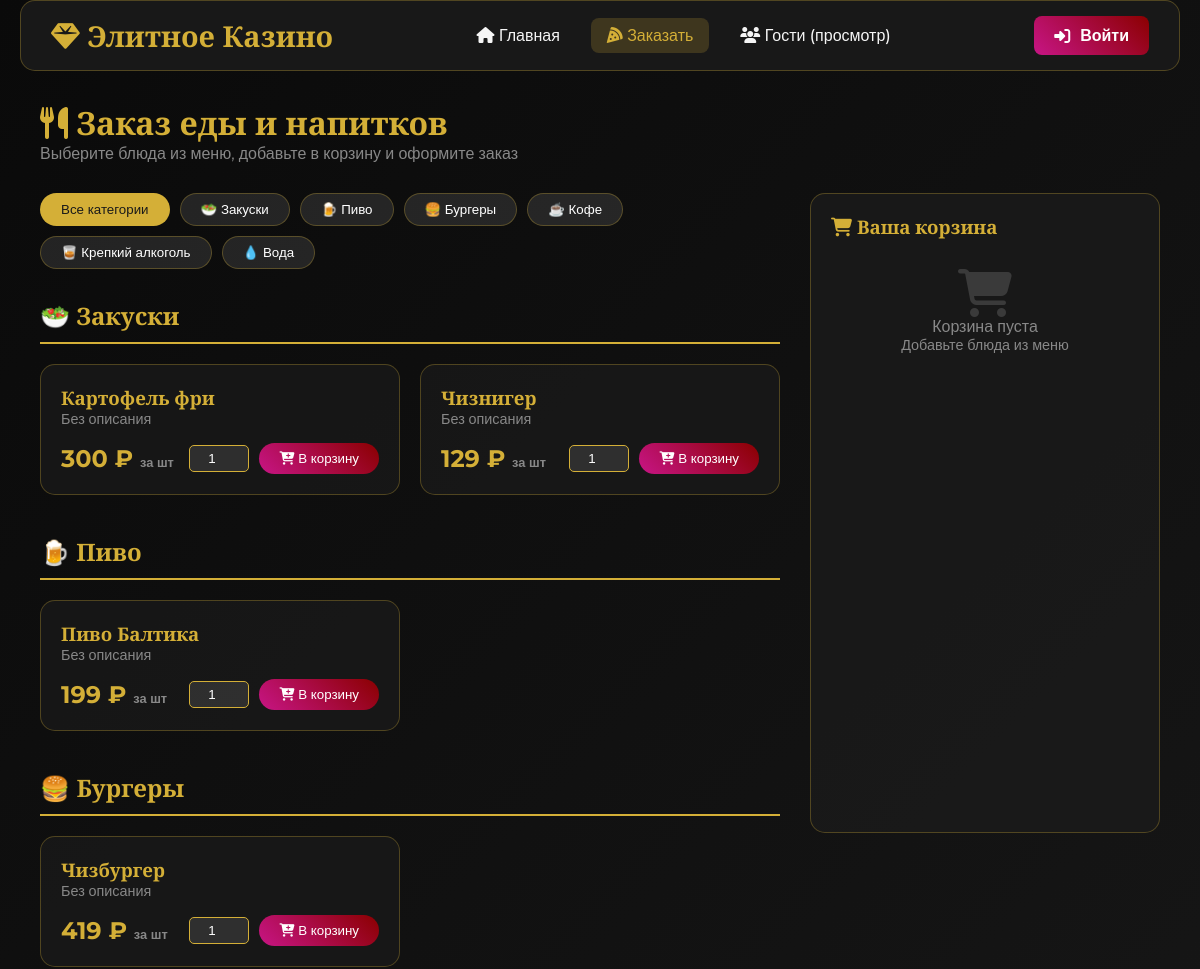
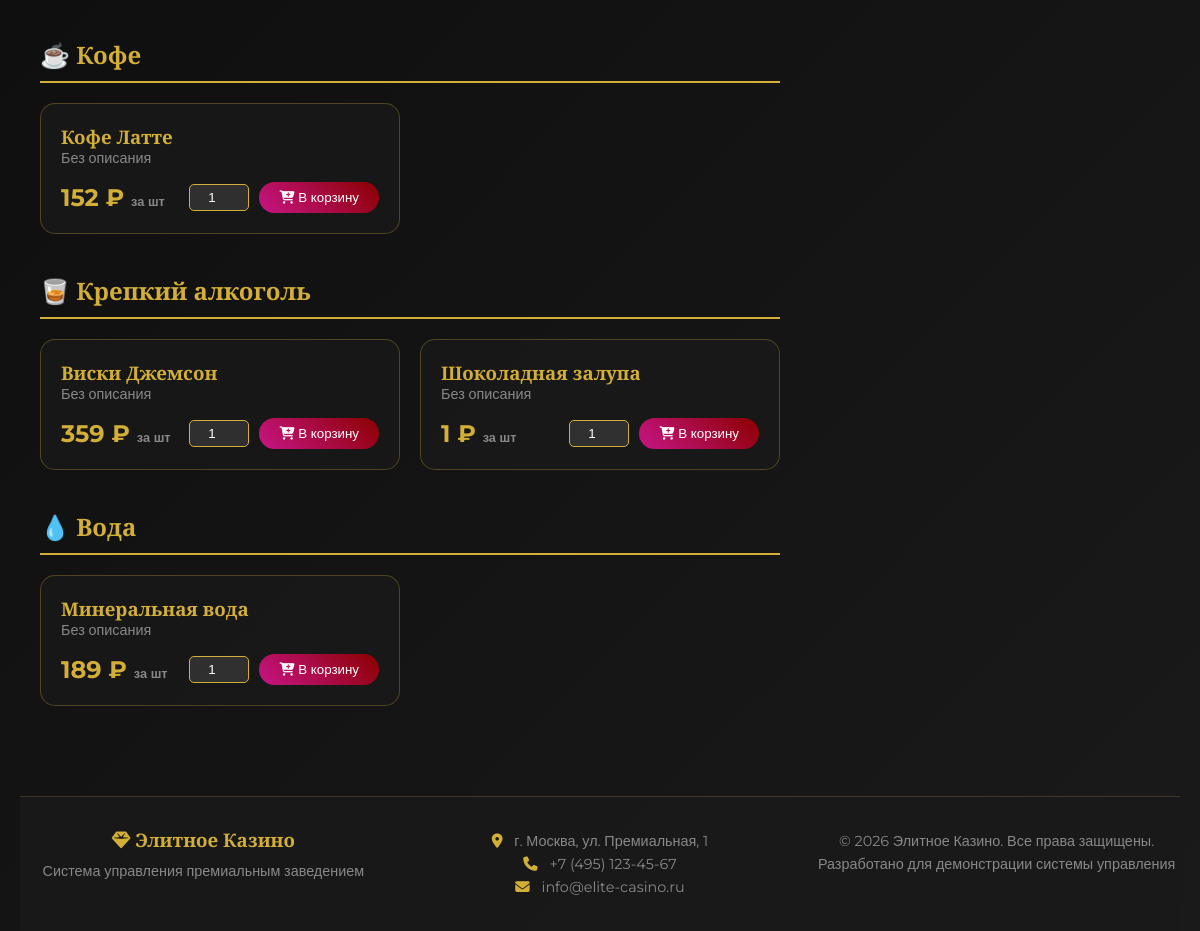
Page /casino_bar/menu_guest.php on the committed database (2 pictures, top to bottom).
### tables this page shows
CREATE TABLE `menu_items` (
  `id` int(11) NOT NULL COMMENT 'Уникальный идентификатор товара',
  `name` varchar(100) NOT NULL COMMENT 'Наименование товара',
  `category` varchar(50) NOT NULL COMMENT 'Категория',
  `price` decimal(10,2) NOT NULL COMMENT 'Розничная цена для гостей',
  `stock_quantity` int(11) NOT NULL COMMENT 'Количество товара в наличии на складе',
  `cost_price` decimal(10,2) DEFAULT NULL COMMENT 'Себестоимость товара',
  `is_available` tinyint(1) DEFAULT 1 COMMENT 'Доступность товара для заказа'
);

### casino_bar/menu_guest.php (the view, shortened to what this page needs)
<?php
require_once 'header.php';
$cart = $_SESSION['cart'] ?? [];
$menu_items = [];
try {
    $stmt = $pdo->query("SELECT * FROM menu_items WHERE is_available = 1 ORDER BY category, name");
    $menu_items = $stmt->fetchAll();
} catch (Exception $e) {
    $error = 'Ошибка загрузки меню: ' . $e->getMessage();
}
$items_by_category = [];
foreach ($menu_items as $item) {
    $category = $item['category'];
    if (!isset($items_by_category[$category])) {
        $items_by_category[$category] = [];
    }
    $items_by_category[$category][] = $item;
}
$categoryNames = [
    'alcohol' => '🍷 Алкогольные напитки',
    'beer' => '🍺 Пиво',
    'wine' => '🍷 Вино',
    'spirits' => '🥃 Крепкий алкоголь',
    'cocktails' => '🍸 Коктейли',
    'soft' => '🥤 Безалкогольные напитки',
    'juices' => '🧃 Соки',
    'water' => '💧 Вода',
    'soda' => '🥤 Газировка',
    'hot' => '☕ Горячие напитки',
    'coffee' => '☕ Кофе',
    'tea' => '🍵 Чай',
    'appetizers' => '🥗 Закуски',
    'hot_dishes' => '🍲 Горячие блюда',
    'desserts' => '🍰 Десерты',
    'snacks' => '🍿 Снеки',
    'salads' => '🥗 Салаты',
    'soups' => '🍜 Супы',
    'pasta' => '🍝 Паста',
    'pizza' => '🍕 Пицца',
    'burgers' => '🍔 Бургеры',
    'fish' => '🐟 Рыба',
    'meat' => '🥩 Мясо',
    'garnish' => '🍚 Гарниры'
];
?>
<div class="container">
    <h1><i class="fas fa-utensils"></i> Заказ еды и напитков</h1>
    <p style="color: var(--secondary-light); margin-bottom: 30px;">Выберите блюда из меню, добавьте в корзину и оформите заказ</p>
    <div class="two-column-layout">
        <div>
            <div class="category-filter">
                <button class="filter-btn active" data-category="all">Все категории</button>
                <?php foreach (array_keys($items_by_category) as $cat): ?>
                    <button class="filter-btn" data-category="<?php echo $cat; ?>">
                        <?php echo $categoryNames[$cat] ?? ucfirst($cat); ?>
                    </button>
                <?php endforeach; ?>
            </div>
            <?php foreach ($items_by_category as $category => $items): ?>
                <div class="category-section" data-category="<?php echo $category; ?>">
                    <h2 class="category-title"><?php echo $categoryNames[$category] ?? ucfirst($category); ?></h2>
                    <div class="menu-grid">
                        <?php foreach ($items as $item): ?>
                            <div class="menu-item-card">
                                <h3><?php echo htmlspecialchars($item['name']); ?></h3>
                                <p style="color: var(--secondary-light); font-size: 0.9rem;">
                                    <?php echo htmlspecialchars($item['description'] ?? 'Без описания'); ?>
                                </p>
                                <div style="display: flex; justify-content: space-between; align-items: center; margin-top: 15px;">
                                    <div class="menu-item-price">
                                        <?php echo number_format($item['price'], 0); ?> ₽
                                        <small>за шт</small>
                                    </div>
                                    <form method="GET" action="menu_guest.php" style="display: flex; gap: 10px; align-items: center;">
                                        <input type="number" name="quantity" value="1" min="1" max="99" style="width: 60px; padding: 5px; background: rgba(255,255,255,0.1); border: 1px solid var(--accent); border-radius: 5px; color: white; text-align: center;">
                                        <button type="submit" class="add-to-cart-btn">
                                            <i class="fas fa-cart-plus"></i> В корзину
                                        </button>
                                    </form>
                                </div>
                            </div>
                        <?php endforeach; ?>
                    </div>
                </div>
            <?php endforeach; ?>
        </div>
        <div class="cart-sidebar" id="cart">
            <h3><i class="fas fa-shopping-cart"></i> Ваша корзина</h3>
            <?php if (!empty($cart)): ?>
                <form method="POST">
                    <?php foreach ($cart as $item_id => $item): ?>
                        <div class="cart-item">
                            <div class="cart-item-info">
                                <div class="cart-item-name"><?php echo htmlspecialchars($item['name']); ?></div>
                                <div class="cart-item-price"><?php echo number_format($item['price'], 0); ?> ₽</div>
                            </div>
                            <div class="cart-item-quantity">
                                <input type="number" name="quantity[<?php echo $item_id; ?>]" value="<?php echo $item['quantity']; ?>" min="0" max="99" class="quantity-input" onchange="this.form.submit()">
                                <a href="?remove_from_cart=<?php echo $item_id; ?>" style="color: #dc3545;">
                                    <i class="fas fa-trash"></i>
                                </a>
                            </div>
                        </div>
                    <?php endforeach; ?>
                    <input type="hidden" name="update_cart" value="1">
                </form>
                <div class="cart-total">
                    Итого:
                    <?php
                        $total = 0;
                        foreach ($cart as $item) {
                            $total += $item['price'] * $item['quantity'];
                        }
                        echo number_format($total, 0);
                    ?> ₽
                </div>
                <div class="info-box-guest">
                    <i class="fas fa-info-circle"></i> <strong>Внимание!</strong><br>
                    Заказ может оформить только зарегистрированный гость.<br>
                    Введите ваше <strong>Имя</strong> или <strong>Телефон</strong> из системы.
                </div>
                <form method="POST" class="checkout-form" onsubmit="return validateCheckout()">
                    <input type="hidden" name="checkout" value="1">
                    <input type="text" name="guest_name" id="guest_name" placeholder="Ваше имя (как в системе)" required autocomplete="off" oninput="showGuestSuggestions()">
                    <input type="tel" name="guest_phone" id="guest_phone" placeholder="Ваш телефон (как в системе)" required autocomplete="off" oninput="showGuestSuggestions()">
                    <div id="guest_suggestions" class="guest-suggestions"></div>
                    <button type="submit" class="btn btn-success" style="width: 100%;">
                        <i class="fas fa-check-circle"></i> Оформить заказ
                    </button>
                </form>
            <?php else: ?>
                <div class="empty-cart">
                    <i class="fas fa-shopping-cart" style="font-size: 3rem; opacity: 0.3;"></i>
                    <p>Корзина пуста</p>
                    <p style="font-size: 0.9rem;">Добавьте блюда из меню</p>
                </div>
            <?php endif; ?>
        </div>
    </div>
</div>
<?php require_once 'footer.php'; ?>

### casino_bar/style.css (style rules this page uses)
:root { --primary: #8B0000; --secondary: #C71585; --accent: #D4AF37; --dark: #1A1A1A; --light: #F5F5F5; --gray: #333333; --secondary-light: #888; --success: #28a745; --danger: #dc3545; --warning: #ffc107; --info: #17a2b8; }
* { margin: 0; padding: 0; box-sizing: border-box; }
body { font-family: 'Montserrat', sans-serif; background: linear-gradient(135deg, #0a0a0a, #1a1a1a); color: var(--light); min-height: 100vh; }
.container { max-width: 1400px; margin: 0 auto; padding: 0 20px; }
h1, h2, h3, h4 { font-family: 'Cinzel', serif; color: var(--accent); }

### casino_bar/menu_guest.php (style rules this page uses)
.menu-grid { display: grid; grid-template-columns: repeat(auto-fill, minmax(300px, 1fr)); gap: 20px; margin-bottom: 40px; }
.menu-item-card { background: rgba(26, 26, 26, 0.8); border-radius: 15px; padding: 20px; border: 1px solid rgba(212, 175, 55, 0.3); transition: all 0.3s; position: relative; }
.menu-item-price { font-size: 1.5rem; font-weight: bold; color: var(--accent); }
.menu-item-price small { font-size: 0.8rem; color: var(--secondary-light); }
.add-to-cart-btn { background: linear-gradient(45deg, var(--secondary), var(--primary)); color: white; border: none; padding: 8px 20px; border-radius: 25px; cursor: pointer; transition: all 0.3s; }
.category-section { margin-bottom: 40px; }
.category-title { color: var(--accent); border-bottom: 2px solid var(--accent); padding-bottom: 10px; margin-bottom: 20px; }
.cart-sidebar { position: sticky; top: 20px; background: rgba(26, 26, 26, 0.95); border-radius: 15px; padding: 20px; border: 1px solid rgba(212, 175, 55, 0.3); max-height: 80vh; overflow-y: auto; }
.empty-cart { text-align: center; padding: 30px; color: var(--secondary-light); }
.category-filter { display: flex; gap: 10px; flex-wrap: wrap; margin-bottom: 30px; }
.filter-btn { background: rgba(255, 255, 255, 0.1); border: 1px solid rgba(212, 175, 55, 0.3); padding: 8px 20px; border-radius: 25px; cursor: pointer; transition: all 0.3s; color: white; }
.filter-btn.active { background: var(--accent); color: #1a1a1a; }
.two-column-layout { display: grid; grid-template-columns: 1fr 350px; gap: 30px; }

### rows in the picture
menu_items: name "Картофель фри", description "Без описания", price "300"
menu_items: name "Чизнигер", description "Без описания", price "129"
menu_items: name "Пиво Балтика", description "Без описания", price "199"
menu_items: name "Чизбургер", description "Без описания", price "419"
menu_items: name "Кофе Латте", description "Без описания", price "152"
menu_items: name "Виски Джемсон", description "Без описания", price "359"
menu_items: name "Шоколадная залупа", description "Без описания", price "1"
menu_items: category "💧 Вода", name "Минеральная вода", description "Без описания", price "189"

### other values in the picture
$categoryNames[$cat] "🥗 Закуски"
$categoryNames[$cat] "🍺 Пиво"
$categoryNames[$cat] "🍔 Бургеры"
$categoryNames[$cat] "☕ Кофе"
$categoryNames[$cat] "🥃 Крепкий алкоголь"
$categoryNames[$cat] "💧 Вода"
$categoryNames[$category] "🥗 Закуски"
$categoryNames[$category] "🍺 Пиво"
$categoryNames[$category] "🍔 Бургеры"
$categoryNames[$category] "☕ Кофе"
$categoryNames[$category] "🥃 Крепкий алкоголь"
